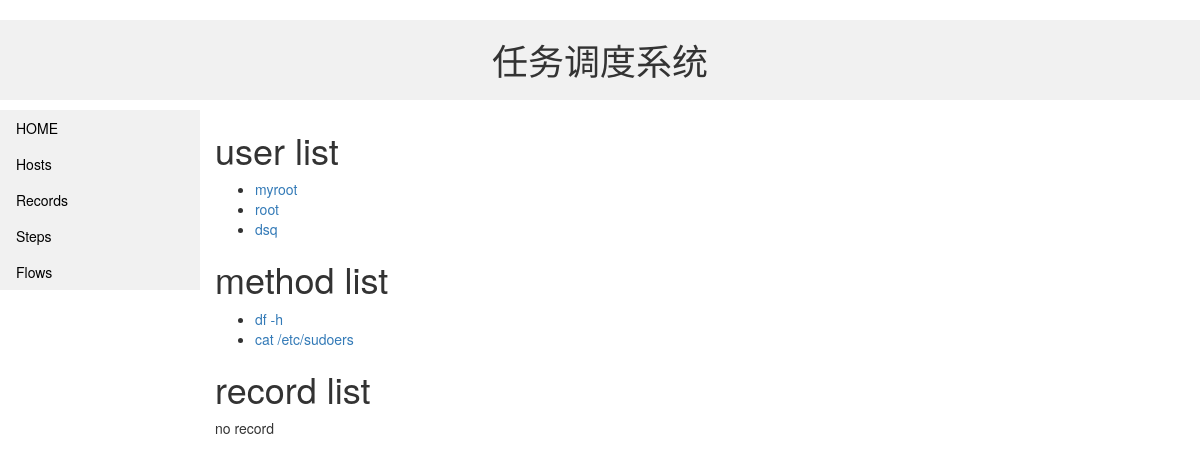
The app's page /hosts/1 with its own data.
### app2/models.py (models this page shows, shortened)
class User(models.Model):
    ip = models.ForeignKey(Host, on_delete=models.CASCADE)
    username = models.CharField(max_length=24,default='myroot')
    password = models.CharField(max_length=24)

class Method(models.Model):
    ip = models.ForeignKey(Host, on_delete=models.CASCADE)
    username = models.ForeignKey(User, on_delete=models.CASCADE)
    command = models.CharField(max_length=512,default='df -h')
    comments = models.CharField(max_length=512,default='comments has not been added')
    create_time = models.DateTimeField(auto_now=True)
    expect_res = models.IntegerField(default=4398)

### app2/views.py (the view)
# urls.py: path('hosts/<int:host_id>',views.HostDetailView,name='hostdetail'),
def HostDetailView(request,host_id):
    host = Host.objects.get(id=int(host_id))
    user_list = host.user_set.all()
    method_list = host.method_set.all()
    record_list = Record.objects.none()
    for method in method_list :
        record_list |= method.record_set.all()
    context={ "user_list":user_list,"method_list":method_list,"record_list":record_list }
    return render(request,'hostdetail/list.html',context)

### app2/templates/hostdetail/list.html
{% extends "base_generic.html" %}
{% block content %}
<h1>user list</h1>
{% if user_list %}
    <ul>
        {% for user in user_list %}
        <li>
            <a href="">{{ user.username }}</a>
        </li>
        {% endfor %}
    </ul>
{% else %}
    <p>no hosts</p>
{% endif %}
<h1>method list</h1>
{% if method_list %}
    <ul>
        {% for method in method_list %}
        <li>
            <a href="">{{ method.command }}</a>
        </li>
        {% endfor %}
    </ul>
{% else %}
    <p>no method</p>
{% endif %}
<h1>record list</h1>
{% if record_list %}
    <ul>
        {% for record in record_list %}
        <li>
            <a href="">{{ record.begin_time }}</a>
        </li>
        {% endfor %}
    </ul>
{% else %}
    <p>no record</p>
{% endif %}
{% endblock %}

### records on screen
User: username "myroot"
User: username "root"
User: username "dsq"
Method: command "df -h"
Method: command "cat /etc/sudoers"
